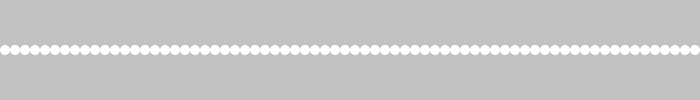
Frame 1 (no input)
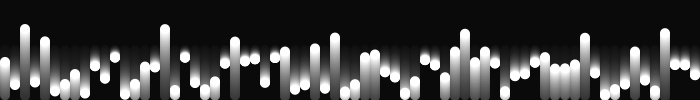
Frame 60 (the mouse pressed at the canvas centre just before this capture)
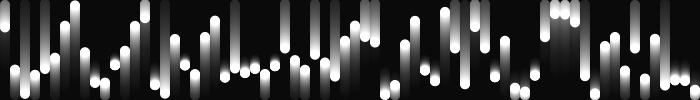
Frame 120 (the mouse held since frame 60 and released just before this capture)

The Processing sketch that drew these frames (run headless with seeded random() and noise(); from frame 60 on, the mouse is pressed at the canvas centre):

// Processing sketch: Last_array
// ── Last_array.pde
Spot[] spots; // Declare array
void setup() {
  size(700, 100);
  int numSpots = 70; // Number of objects
  int dia = width/numSpots; // Calculate diameter
  spots = new Spot[numSpots]; // Create array
  for (int i = 0; i < spots.length; i++) {
    float x = dia/2 + i*dia;
    float rate = random(0.1, 2.0);
    // Create each object
    spots[i] = new Spot(x, 50, dia, rate);
  }
  noStroke();
}
void draw() {
  fill(0, 12);
  rect(0, 0, width, height);
  fill(255);
  for (int i=0; i < spots.length; i++) {
     spots[i].display(); // Display each object
    spots[i].move(); // Move each object
   
  }
}
class Spot {
  float x, y;         // X-coordinate, y-coordinate
  float diameter;     // Diameter of the circle
  float speed;        // Distance moved each frame
  int direction = 1;  // Direction of motion (1 is down, -1 is up)
  
  // Constructor
  Spot(float xpos, float ypos, float dia, float sp) {
    x = xpos;
    y = ypos;
    diameter = dia;
    speed = sp;
  }
    
  void move() {
    y += (speed * direction); 
    if ((y > (height - diameter/2)) || (y < diameter/2)) { 
      direction *= -1; 
    } 
  }
  
  void display() {
    ellipse(x, y, diameter, diameter);
  }
}
